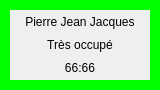
<?xml version="1.0" encoding="UTF-8"?>
<ui version="4.0">
 <class>AgentStatus</class>
 <widget class="QWidget" name="AgentStatus">
  <property name="geometry">
   <rect>
    <x>0</x>
    <y>0</y>
    <width>160</width>
    <height>90</height>
   </rect>
  </property>
  <property name="windowTitle">
   <string>Form</string>
  </property>
  <property name="styleSheet">
   <string notr="true">#AgentStatus {border:10px solid #0f0;}</string>
  </property>
  <layout class="QGridLayout" name="gridLayout">
   <item row="2" column="2">
    <spacer name="horizontalSpacer_2">
     <property name="orientation">
      <enum>Qt::Horizontal</enum>
     </property>
     <property name="sizeHint" stdset="0">
      <size>
       <width>40</width>
       <height>20</height>
      </size>
     </property>
    </spacer>
   </item>
   <item row="3" column="1">
    <widget class="QLabel" name="agent_status_since_label">
     <property name="text">
      <string>66:66</string>
     </property>
     <property name="alignment">
      <set>Qt::AlignCenter</set>
     </property>
    </widget>
   </item>
   <item row="2" column="0">
    <spacer name="horizontalSpacer">
     <property name="orientation">
      <enum>Qt::Horizontal</enum>
     </property>
     <property name="sizeHint" stdset="0">
      <size>
       <width>40</width>
       <height>20</height>
      </size>
     </property>
    </spacer>
   </item>
   <item row="1" column="1">
    <widget class="QLabel" name="agent_name_label">
     <property name="text">
      <string>Pierre Jean Jacques</string>
     </property>
     <property name="alignment">
      <set>Qt::AlignCenter</set>
     </property>
    </widget>
   </item>
   <item row="0" column="1">
    <spacer name="verticalSpacer">
     <property name="orientation">
      <enum>Qt::Vertical</enum>
     </property>
     <property name="sizeHint" stdset="0">
      <size>
       <width>20</width>
       <height>40</height>
      </size>
     </property>
    </spacer>
   </item>
   <item row="2" column="1">
    <widget class="QLabel" name="agent_status_label">
     <property name="text">
      <string>Très occupé</string>
     </property>
     <property name="alignment">
      <set>Qt::AlignCenter</set>
     </property>
    </widget>
   </item>
   <item row="4" column="1">
    <spacer name="verticalSpacer_2">
     <property name="orientation">
      <enum>Qt::Vertical</enum>
     </property>
     <property name="sizeHint" stdset="0">
      <size>
       <width>20</width>
       <height>40</height>
      </size>
     </property>
    </spacer>
   </item>
  </layout>
 </widget>
 <resources/>
 <connections/>
</ui>
